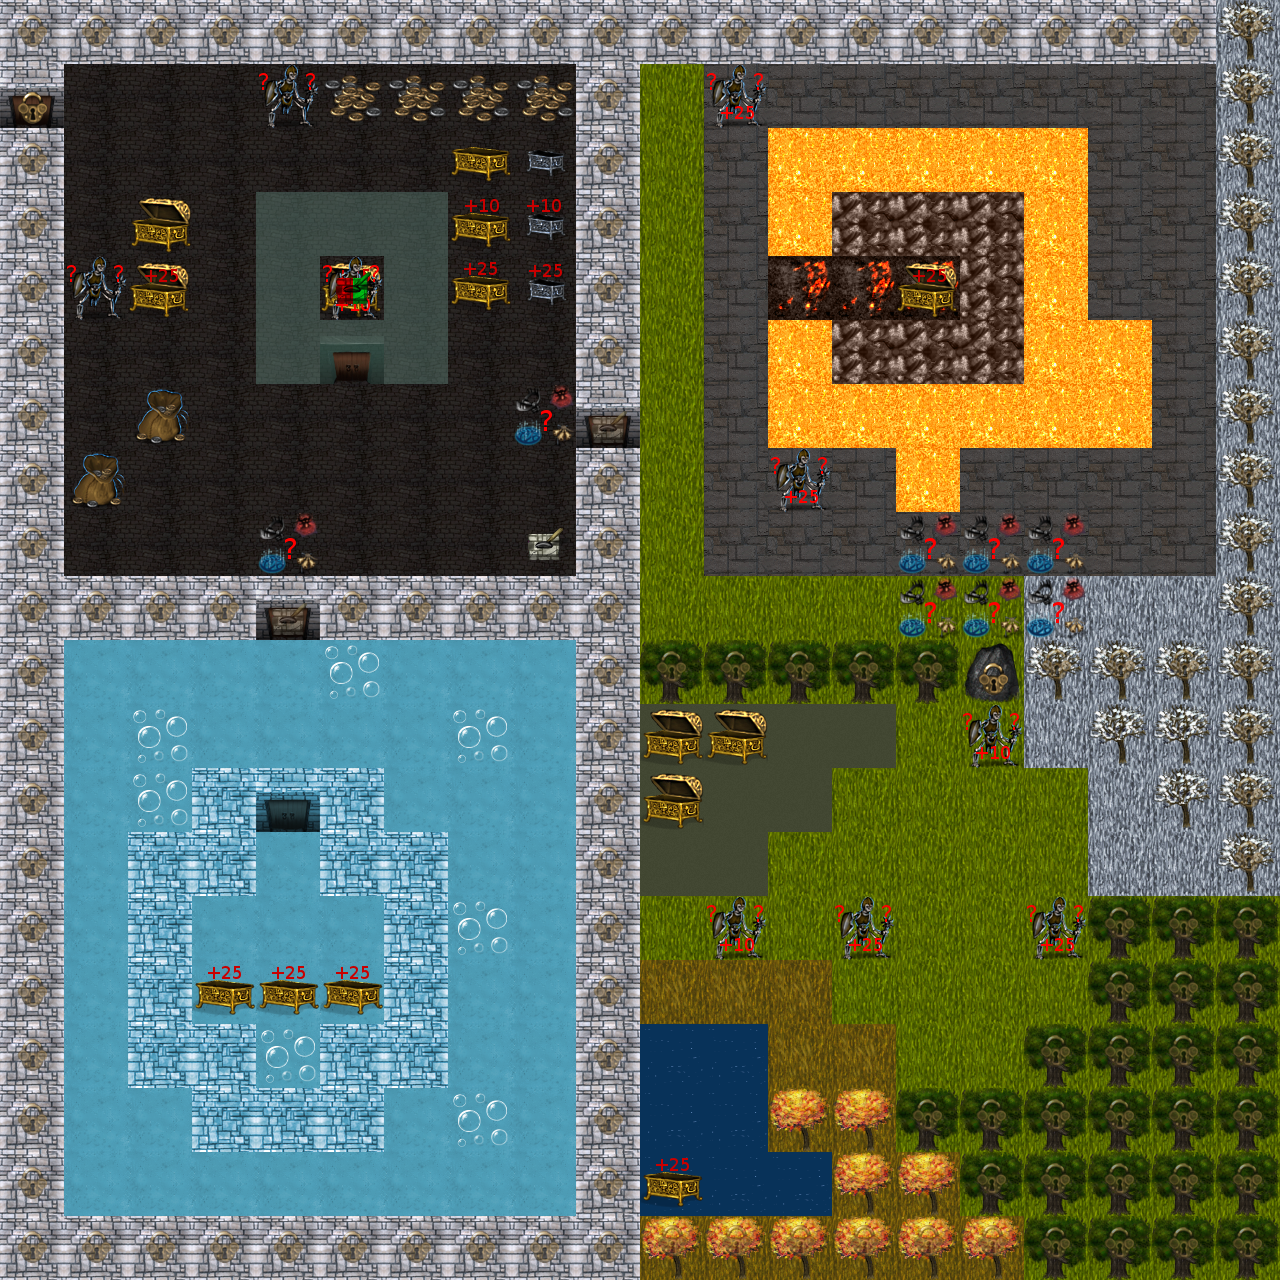

A 2D game scene composited from a Tiled map and its tileset images. What follows is a short description and the map's XML, with each tile layer's data collapsed to a summary:
An orthogonal 20x20 tile map with 64x64 px tiles, 5 tile layers (Terrain, Object, Trap, Actor, ...), 7 tilesets and 4 objects.

<map version="1.0" orientation="orthogonal" renderorder="right-down" width="20" height="20" tilewidth="64" tileheight="64" nextobjectid="6">
 <properties>
  <property name="name" value="test2_vault" />
  <property name="no_tunnels" value="true" />
  <property name="border" value="2" />
  <property name="rotates" value="{&quot;default&quot;, &quot;flipx&quot;, &quot;flipy&quot;, &quot;90&quot;, &quot;180&quot;, &quot;270&quot;}" />
  <property name="rotates2" value="{&quot;flipy&quot;}" />
  <property name="map_data" value="{test_data = &quot;This is test data&quot;, level_range = {10, 50}}" />
  <property name="onplace" value="function(room, zone, level, map, data)  game.log([[#PINK#test2 onplace function called]])  end  " />
  <property name="prefer_location" value="function(map)  game.log([[#PINK#test2 prefer_location function called]])  return 2, 2  end  " />
   <property name="roomcheck" value="function(room, zone, level, map)  game.log([[#PINK#test2 roomcheck function called]])  return true  end  " />
  <property name="status_all" value="{no_teleport=true}" />
 </properties>
 <tileset firstgid="1" name="Basic Terrains" tilewidth="64" tileheight="64" tilecount="100">
  <image source="../../../../../../tiled-maps/gfx/vaults.png" width="640" height="640" />
  <tile id="0">
   <properties>
    <property name="id" value="HARDWALL" />
   </properties>
  </tile>
  <tile id="1">
   <properties>
    <property name="id" value="WALL" />
   </properties>
  </tile>
  <tile id="2">
   <properties>
    <property name="id" value="GLASSWALL" />
   </properties>
  </tile>
  <tile id="3">
   <properties>
    <property name="id" value="LAVA_WALL" />
   </properties>
  </tile>
  <tile id="4">
   <properties>
    <property name="id" value="LAVA" />
   </properties>
  </tile>
  <tile id="10">
   <properties>
    <property name="id" value="FLOOR" />
   </properties>
  </tile>
  <tile id="11">
   <properties>
    <property name="id" value="OLD_FLOOR" />
   </properties>
  </tile>
  <tile id="12">
   <properties>
    <property name="id" value="LAVA_FLOOR" />
   </properties>
  </tile>
  <tile id="20">
   <properties>
    <property name="id" value="DOOR_VAULT" />
    <property name="start" value="" />
   </properties>
  </tile>
  <tile id="21">
   <properties>
    <property name="id" value="DOOR" />
   </properties>
  </tile>
  <tile id="22">
   <properties>
    <property name="id" value="GLASSDOOR" />
   </properties>
  </tile>
  <tile id="30">
   <properties>
    <property name="id" value="WATER_FLOOR" />
   </properties>
  </tile>
  <tile id="31">
   <properties>
    <property name="id" value="WATER_FLOOR_BUBBLE" />
   </properties>
  </tile>
  <tile id="32">
   <properties>
    <property name="id" value="WATER_WALL" />
   </properties>
  </tile>
  <tile id="33">
   <properties>
    <property name="id" value="WATER_DOOR" />
   </properties>
  </tile>
  <tile id="34">
   <properties>
    <property name="id" value="DEEP_WATER" />
   </properties>
  </tile>
  <tile id="35">
   <properties>
    <property name="id" value="POISON_DEEP_WATER" />
   </properties>
  </tile>
  <tile id="50">
   <properties>
    <property name="id" value="GENERIC_LEVER_DOOR" />
   </properties>
  </tile>
  <tile id="51">
   <properties>
    <property name="id" value="GENERIC_LEVER" />
   </properties>
  </tile>
 </tileset>
 <tileset firstgid="101" name="Trees" tilewidth="64" tileheight="64" tilecount="100">
  <properties>
   <property name="load_terrains" value="{&quot;/data/general/grids/forest.lua&quot;, &quot;/data/general/grids/autumn_forest.lua&quot;, &quot;/data/general/grids/snowy_forest.lua&quot;, &quot;/data/general/grids/lava.lua&quot;, add_zone_lists=true}" />
   <property name="load_actors" value="{&quot;/data/general/npcs/cold-drake.lua&quot;, &quot;/data/general/npcs/vampire.lua&quot;, add_zone_lists=false}" />
  </properties>
  <image source="../../../../../../tiled-maps/gfx/vault_trees.png" width="640" height="640" />
  <tile id="0">
   <properties>
    <property name="id" value="GRASS" />
   </properties>
  </tile>
  <tile id="1">
   <properties>
    <property name="id" value="AUTUMN_GRASS" />
   </properties>
  </tile>
  <tile id="2">
   <properties>
    <property name="id" value="SNOWY_GRASS" />
   </properties>
  </tile>
  <tile id="10">
   <properties>
    <property name="id" value="TREE" />
   </properties>
  </tile>
  <tile id="11">
   <properties>
    <property name="id" value="AUTUMN_TREE" />
   </properties>
  </tile>
  <tile id="12">
   <properties>
    <property name="id" value="SNOWY_TREE" />
   </properties>
  </tile>
  <tile id="20">
   <properties>
    <property name="id" value="HARDTREE" />
   </properties>
  </tile>
  <tile id="21">
   <properties>
    <property name="id" value="HARDAUTUMN_TREE" />
   </properties>
  </tile>
  <tile id="22">
   <properties>
    <property name="id" value="HARDSNOWY_TREE" />
   </properties>
  </tile>
  <tile id="30">
   <properties>
    <property name="id" value="ROCK_VAULT" />
   </properties>
  </tile>
 </tileset>
 <tileset firstgid="201" name="Loot" tilewidth="64" tileheight="64" tilecount="100">
  <image source="../../../../../../tiled-maps/gfx/vault_loot.png" width="640" height="640" />
  <tile id="0">
   <properties>
    <property name="custom" value="{random_filter={add_levels=25, type=&quot;money&quot;}}" />
   </properties>
  </tile>
  <tile id="1">
   <properties>
    <property name="custom" value="{random_filter={add_levels=10, type=&quot;money&quot;}}" />
   </properties>
  </tile>
  <tile id="10">
   <properties>
    <property name="custom" value="{random_filter={tome_mod=&quot;vault&quot;}}" />
   </properties>
  </tile>
  <tile id="11">
   <properties>
    <property name="custom" value="{random_filter={tome_mod=&quot;gvault&quot;}}" />
   </properties>
  </tile>
  <tile id="12">
   <properties>
    <property name="custom" value="{random_filter={add_levels=10, tome_mod=&quot;vault&quot;}}" />
   </properties>
  </tile>
  <tile id="13">
   <properties>
    <property name="custom" value="{random_filter={add_levels=10, tome_mod=&quot;gvault&quot;}}" />
   </properties>
  </tile>
  <tile id="14">
   <properties>
    <property name="custom" value="{random_filter={add_levels=25, tome_mod=&quot;vault&quot;}}" />
   </properties>
  </tile>
  <tile id="15">
   <properties>
    <property name="custom" value="{random_filter={add_levels=25, tome_mod=&quot;gvault&quot;}}" />
   </properties>
  </tile>
  <tile id="16">
   <properties>
    <property name="custom" value="{random_filter={tome_mod=&quot;uvault&quot;}}" />
   </properties>
  </tile>
  <tile id="17">
   <properties>
    <property name="custom" value="{random_filter={add_levels=10, tome_mod=&quot;uvault&quot;}}" />
   </properties>
  </tile>
  <tile id="18">
   <properties>
    <property name="custom" value="{random_filter={add_levels=25, tome_mod=&quot;uvault&quot;}}" />
   </properties>
  </tile>
 </tileset>
 <tileset firstgid="301" name="NPCs" tilewidth="64" tileheight="64" tilecount="100">
  <image source="../../../../../../tiled-maps/gfx/vault_npc.png" width="640" height="640" />
  <tile id="0">
   <properties>
    <property name="custom" value="{random_filter={name = &quot;cold drake&quot;}}" />
   </properties>
  </tile>
  <tile id="1">
   <properties>
    <property name="custom" value="{random_filter={add_levels=10}}" />
   </properties>
  </tile>
  <tile id="2">
   <properties>
    <property name="custom" value="{random_filter={add_levels=25}}" />
   </properties>
  </tile>
 </tileset>
 <tileset firstgid="401" name="Trigger" tilewidth="64" tileheight="64" tilecount="100">
  <image source="../../../../../../tiled-maps/gfx/vault_trigger.png" width="640" height="640" />
  <tile id="0">
   <properties>
    <property name="id" value="GENERIC_TRIGGER_BOOL" />
   </properties>
  </tile>
 </tileset>
 <tileset firstgid="501" name="Traps" tilewidth="64" tileheight="64" tilecount="100">
 <properties>
   <property name="load_traps" value="{&quot;/data/general/traps/elemental.lua&quot;, add_zone_lists=true}" />
   </properties>
  <image source="../../../../../../tiled-maps/gfx/vault_traps.png" width="640" height="640" />
  <tile id="0">
   <properties>
    <property name="custom" value="{random_filter={}}" />
   </properties>
  </tile>
 </tileset>
 <tileset firstgid="601" name="Arbitrary" tilewidth="64" tileheight="64" tilecount="36">
  <image source="../../../../../../tiled-maps/gfx/vault_numbers.png" width="384" height="384" />
 </tileset>
 <layer name="Terrain" width="20" height="20">
  <data>[400 cells, 400 non-empty, 26 distinct tile ids]</data>
 </layer>
 <layer name="Object" width="20" height="20">
  <data>[400 cells, 23 non-empty, 10 distinct tile ids]</data>
 </layer>
 <layer name="Trap" width="20" height="20">
  <data>[400 cells, 8 non-empty, 1 distinct tile ids]</data>
 </layer>
 <layer name="Actor" width="20" height="20">
  <data>[400 cells, 9 non-empty, 3 distinct tile ids]</data>
 </layer>
 <layer name="Trigger" width="20" height="20">
  <data>[400 cells, 1 non-empty, 1 distinct tile ids]</data>
 </layer>
 <objectgroup name="attrs">
  <object id="1" x="529" y="528" width="39" height="36">
   <properties>
    <property name="lever" value="1" />
    <property name="lever_kind" value="&quot;foobar&quot;" />
   </properties>
  </object>
  <object id="2" x="582" y="393" width="49" height="46">
   <properties>
    <property name="lever_action_kind" value="&quot;foobar&quot;" />
    <property name="lever_toggle" value="true" />
   </properties>
  </object>
  <object id="4" x="335" y="271" width="39" height="36">
   <properties>
    <property name="lever" value="1" />
    <property name="lever_kind" value="&quot;lolz&quot;" />
    <property name="lever_only_once" value="true" />
   </properties>
  </object>
  <object id="5" x="264" y="586" width="49" height="46">
   <properties>
    <property name="lever_action_kind" value="&quot;lolz&quot;" />
    <property name="lever_toggle" value="true" />
   </properties>
  </object>
 </objectgroup>
</map>
